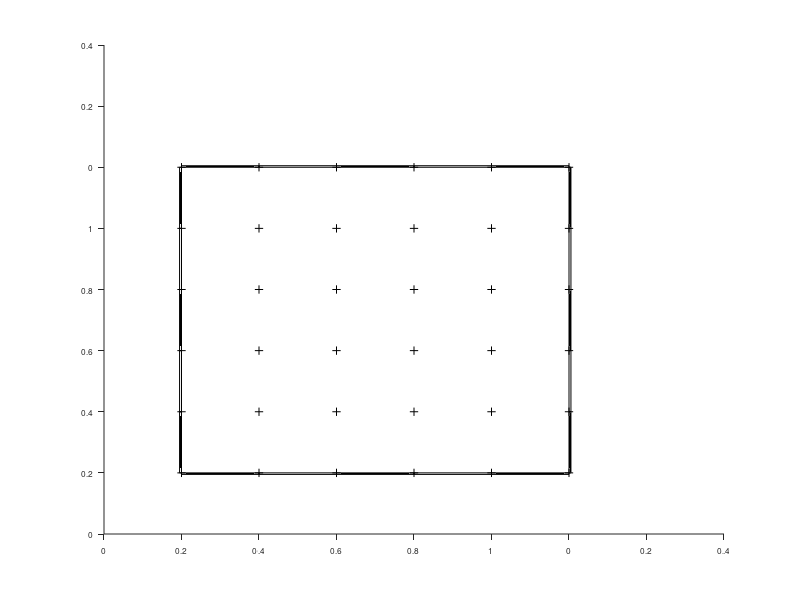

This chart was generated by the following MATLAB code:
function axisgeo

h = gca;
set(h,'TickDir','out')

xt = get(h,'XTick');
yt = get(h,'YTick');
vx = get(h,'Xlim');
vy = get(h,'YLim');
set(h,'XTickLabel',num2str(xt'))
set(h,'YTickLabel',num2str(yt'))
tl = get(h,'TickLength')/2;
[xx,yy] = meshgrid(xt,yt);
hd = ishold;
hold on
plot(xx,yy,'+k','LineWidth',.1)
if ~hd, hold off, end
xt0 = [vx(1) xt vx(2)];
yt0 = [vy(1) yt vy(2)];
for i = 1:(length(xt0)-1)
    %xt0(i) = max([xt0(i) vx(1)]);
    rx = diff(xt0([i i+1]));
    ry = tl(1)*diff(vy);
    if rx > 0
        rectangle('position',[xt0(i) vy(1)-ry rx ry],'FaceColor',mod(i,2)*[1 1 1],'Clipping','off')
        rectangle('position',[xt0(i) vy(2) rx ry],'FaceColor',mod(i,2)*[1 1 1],'Clipping','off')
    end
end
for i = 1:(length(yt0)-1)
    %yt0(i) = max([yt0(i) vy(1)]);
    ry = diff(yt0([i i+1]));
    rx = tl(1)*diff(vy);
    if ry > 0
        rectangle('position',[vx(1)-rx yt0(i) rx ry],'FaceColor',mod(i,2)*[1 1 1],'Clipping','off')
        rectangle('position',[vx(2) yt0(i) rx ry],'FaceColor',mod(i,2)*[1 1 1],'Clipping','off')
    end
end
box off
set(h,'FontSize',6)
